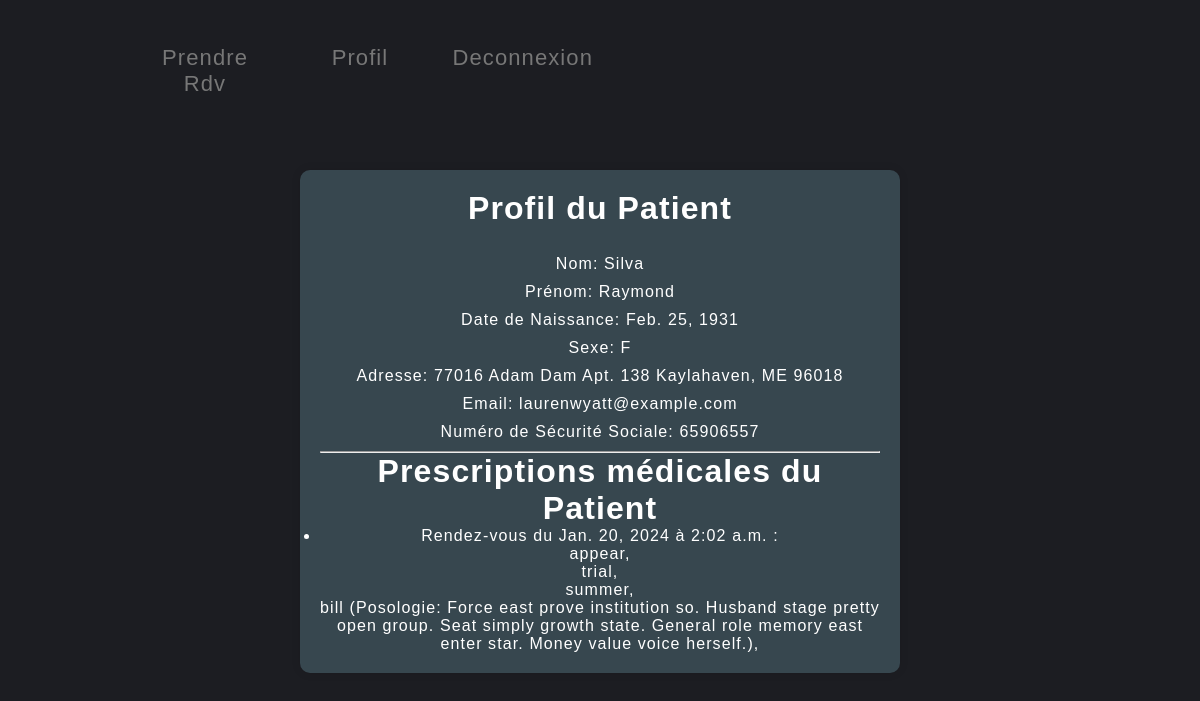
The page /profil/ (signed in) on the database its author committed.
### clinique/models.py (models this page shows, shortened)
class Patient(models.Model):
    nom = models.CharField(max_length=100)
    prenom = models.CharField(max_length=100)
    dn = models.DateField()
    choix_sexe = [('F','Féminin'), ('M', 'Masculin')]
    sexe = models.CharField(max_length=1, choices=choix_sexe, default='F')
    adresse = models.CharField(max_length=100, null=True)
    nss = models.IntegerField(unique=True)
    email = models.EmailField(unique=True,null=True, blank=True)
    password = models.CharField(max_length=128,null=True, blank=True)

class PrescriptionMedicale(models.Model):
    rendezvous = models.OneToOneField(RendezVous, on_delete=models.CASCADE)
    acte_medical = models.ManyToManyField(ActeMedical, blank=True)
    chirurgie = models.ManyToManyField(Chirurgie, blank=True)
    medicaments = models.ManyToManyField(Medicament)

class RendezVous(models.Model):
    patient = models.ForeignKey(Patient, on_delete=models.CASCADE , related_name='rendezvous_set')
    medecin = models.ForeignKey(Medecin, on_delete=models.CASCADE)
    date = models.DateField()
    heure = models.TimeField()
    departement = models.ForeignKey(Departement, on_delete=models.CASCADE)
    sujet = models.TextField(default="")

class ActeMedical(models.Model):
    nom = models.CharField(max_length=100)
    date = models.DateField()
    description = models.TextField()

class Chirurgie(models.Model):
    nom = models.CharField(max_length=100)
    date = models.DateField()
    description = models.TextField()

class Medicament(models.Model):
    nom = models.CharField(max_length=100, unique=True)
    posologie = models.TextField()

### clinique/views.py (the view)
# urls.py: path('profil/', views.profil, name='profil'),
def profil(request):
    patient_email = request.session.get('patient_email', None)
    patient = get_object_or_404(Patient, email=patient_email)
    rendezvous = RendezVous.objects.filter(patient=patient)
    prescriptions = PrescriptionMedicale.objects.filter(rendezvous__patient=patient)
    return render(request, 'profil.html', {'patient': patient, 'prescriptions': prescriptions})

### clinique/templates/profil.html (shortened to what this page needs)
<!DOCTYPE html>
<html lang="fr">
<head>
    {% load static %}
    <link rel="stylesheet" href="{% static 'profil.css'%}">
</head>
<body>
    <nav>
      <ul class="menu">
        <li><a href="{% url 'rdv' %}">Prendre Rdv</a></li>
        <li><a href="{% url 'profil' %}">Profil</a></li>
        <li><a href="{% url 'connexion' %}">Deconnexion</a></li>
      </ul>
      </nav>
      <div class="profil-container">
      <h1>Profil du Patient</h1>
      <br>
      <p>Nom: {{ patient.nom }}</p>
      <p>Prénom: {{ patient.prenom }}</p>
      <p>Date de Naissance: {{ patient.dn }}</p>
      <p>Sexe: {{ patient.sexe }}</p>
      <p>Adresse: {{ patient.adresse }}</p>
      <p>Email: {{ patient.email }}</p>
      <p>Numéro de Sécurité Sociale: {{ patient.nss }}</p>
      <hr>
      <h1>Prescriptions médicales du Patient</h1>
<ul>
    {% for prescription in prescriptions %}
        <li>
            Rendez-vous du {{ prescription.rendezvous.date }} à {{ prescription.rendezvous.heure }} :
            {% for acte in prescription.acte_medical.all %}
               <br> {{ acte.nom }},
            {% endfor %}
            {% for chirurgie in prescription.chirurgie.all %}
                <br>{{ chirurgie.nom }},
            {% endfor %}
            {% for medicament in prescription.medicaments.all %}
            <br>{{ medicament.nom }} (Posologie: {{ medicament.posologie }}),
            {% endfor %}
        </li>
    {% endfor %}
</ul>
    </div>
</body>
</html>

### clinique/static/profil.css (style rules this page uses)
html { margin-top: 0px; padding-top:0px ; }
html { box-sizing: border-box; }
*, *:before, *:after { box-sizing: inherit; padding: 0; margin: 0; letter-spacing: 1.1px; }
body, html { width: 100%; height: 100%; background: #1c1d22; font-family: "Varela Round", sans-serif; }
.menu { display: flex; justify-content: center; align-items: center; max-width: 720px; margin: 20px 0px; height: 100px; list-style: none; }
.menu li { width: 125px; height: 50px; transition: background-position-x 0.9s linear; text-align: center; }
.menu li a { font-size: 22px; color: #777; text-decoration: none; transition: all 0.45s; }
.menu li:not(:last-child) { margin-right: 30px; }
.profil-container { background-color: #37474f; color: #fff; border-radius: 10px; padding: 20px; box-shadow: 0 0 10px rgba(0, 0, 0, 0.1); text-align: center; margin: auto; width: 50%; margin-top: 50px; }
h1 { color: #fff; }
p { margin: 10px 0; }

### rows shown on the page
Patient: nom "Silva", prenom "Raymond", dn "Feb. 25, 1931", sexe "F", adresse "77016 Adam Dam Apt. 138 Kaylahaven, ME 96018", email "laurenwyatt@example.com", nss "65906557"
PrescriptionMedicale: rendezvous "Jan. 20, 2024", rendezvous.heure "2:02 a.m."
ActeMedical: nom "appear"
ActeMedical: nom "trial"
Chirurgie: nom "summer"
Medicament: nom "bill", posologie "Force east prove institution so. Husband stage pretty open group. Seat simply growth state. General role memory east enter star. Money value voice herself."
